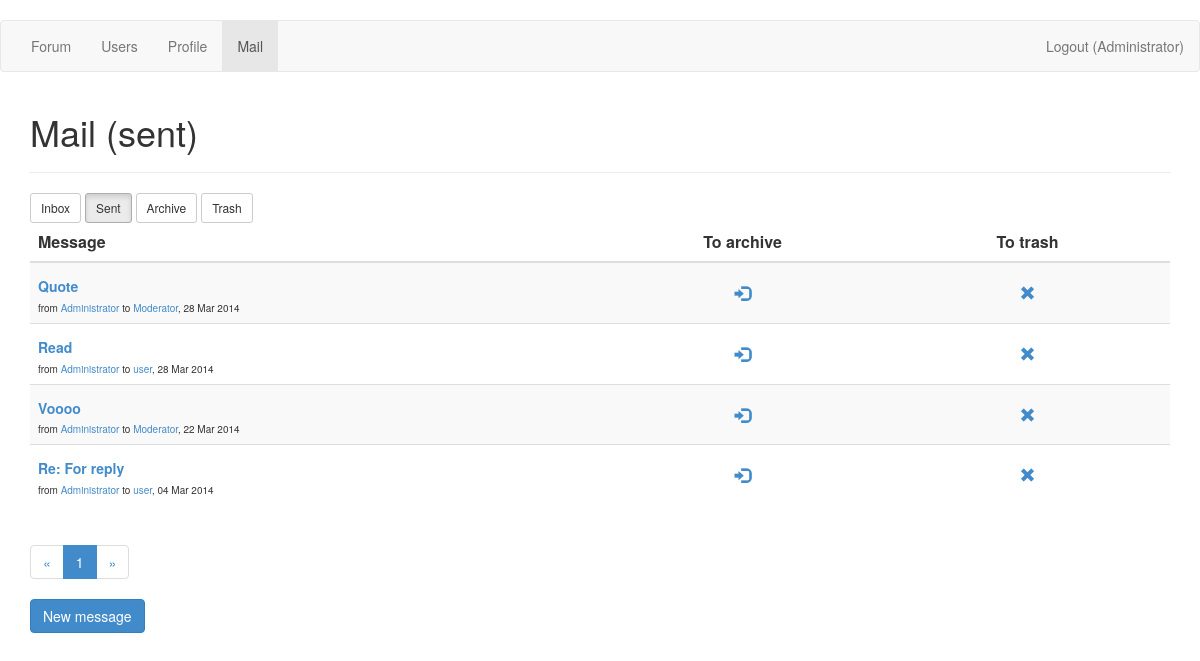
Before: /mailbox?box=sent (signed in) with the older database file.
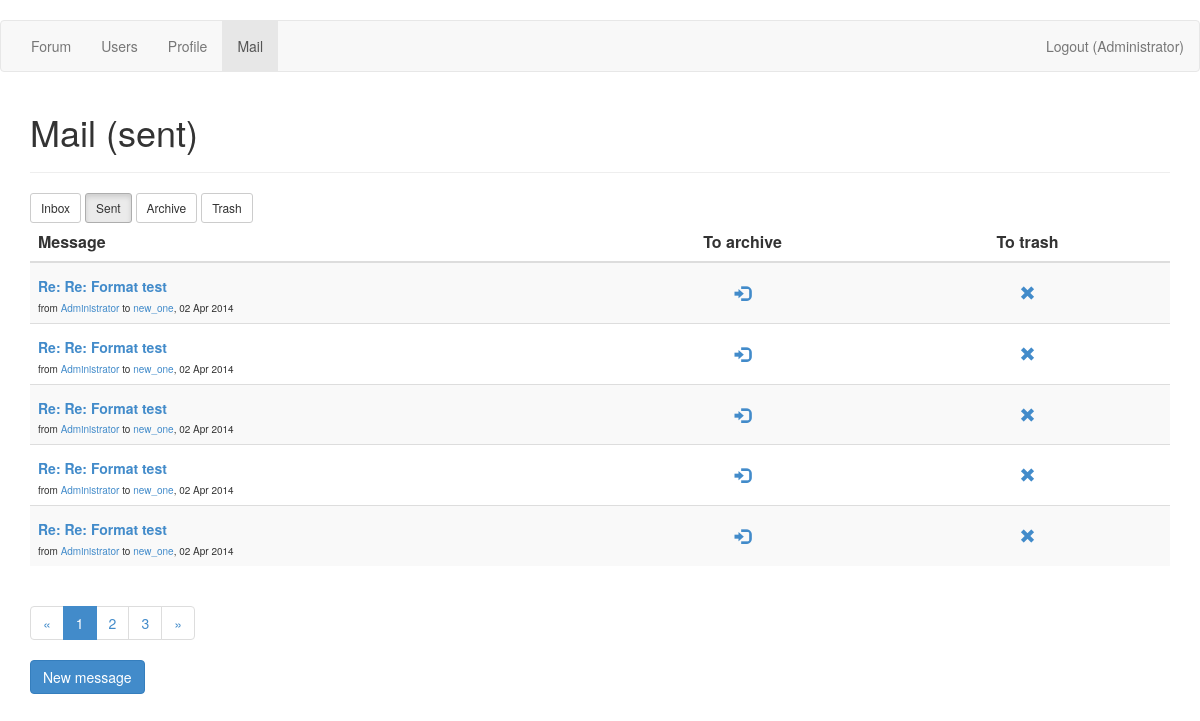
After: the same page with the newer database file.
### app/models.py (models this page shows, shortened)
class Mailbox(db.Model):
    __tablename__ = 'Mailbox'
    id = db.Column(db.Integer, primary_key=True)
    owner_id = db.Column(db.Integer, db.ForeignKey('User.id'))
    owner = db.relationship('User',
        foreign_keys=[owner_id],
        backref=db.backref('mail_all', lazy='dynamic'))
    directory = db.Column(db.Integer, nullable=False)
    sender_id = db.Column(db.Integer, db.ForeignKey('User.id'))
    sender = db.relationship('User',
        foreign_keys=[sender_id],
        backref=db.backref('mail_sent', lazy='dynamic'))
    recipient_id = db.Column(db.Integer, db.ForeignKey('User.id'))
    recipient = db.relationship('User',
        foreign_keys=[recipient_id],
        backref=db.backref('mail_recieved', lazy='dynamic'))
    subject = db.Column(db.Text)
    text = db.Column(db.Text, nullable=False)
    date = db.Column(db.DateTime, default=datetime.utcnow, nullable=False)
    read = db.Column(db.Boolean, default=False)

class User(db.Model):
    __tablename__ = 'User'
    id = db.Column(db.Integer, primary_key=True)
    login = db.Column(db.Text, unique=True, nullable=False)
    password = db.Column(db.Text, nullable=False)
    role = db.Column(db.Integer, default=2, nullable=False)
    email = db.Column(db.Text, nullable=False)
    city = db.Column(db.Text, default='unknown')
    country = db.Column(db.Text, default='unknown')
    db_avatar = db.Column(db.Boolean, default=False)
    topic_count = db.Column(db.Integer, default=0)
    message_count = db.Column(db.Integer, default=0)
    reg_date = db.Column(db.DateTime, default=datetime.utcnow, nullable=False)
    last_seen = db.Column(db.DateTime, default=datetime.utcnow, onupdate=datetime.utcnow, nullable=False)
    def is_authenticated(self):
        return(True)

### app/views.py (the view)
@app.route('/mailbox')
@login_required
def mailbox(page=1, box='inbox'):
    if request.args.get('box'):
        if request.args.get('box') in ['inbox', 'sent', 'archive', 'trash']:
            box = request.args.get('box')
        else:
            abort(404)
    if request.args.get('page'):
        page = int(request.args.get('page'))
    if box == 'inbox':
        messages = current_user.mail_all.filter(Mailbox.directory=='0').\
            order_by(Mailbox.date.desc()).all()
    elif box == 'sent':
        messages = current_user.mail_all.filter(Mailbox.directory=='1').\
            order_by(Mailbox.date.desc()).all()
    elif box == 'archive':
        messages = current_user.mail_all.filter(Mailbox.directory=='2').\
            order_by(Mailbox.date.desc()).all()
    elif box == 'trash':
        messages = current_user.mail_all.filter(Mailbox.directory=='3').\
            order_by(Mailbox.date.desc()).all()
    pagination = Pagination(page, MAIL_PER_PAGE, len(messages))
    return(render_template('mailbox.html',
        user=current_user,
        box=box,
        messages=messages,
        pagination=pagination))

### app/views.py (called while the page is built)
@lm.user_loader
def load_user(id):
    return(User.query.get(int(id)))

    @property
    def pages(self):
        return(int(ceil(float(self.total_count)/self.per_page)))

    @property
    def pages_list(self):
        if self.pages < 4:
            res = range(1, self.pages+1)
        elif self.page < 3 and self.page+2 < self.pages:
            res = range(1, self.page+3)
        elif self.page < 3 and self.page+2 >= self.pages:
            res = range(1, self.pages+1)
        elif self.page > self.pages-3:
            res = range(self.page-2, self.pages+1)
        else:
            res = range(self.page-2, self.page+3)
        return(res)

    @property
    def first(self):
        if self.page == 1:
            return(0)
        else:
            return((self.page-1)*self.per_page)

    @property
    def last(self):
        if self.page == self.pages:
            return(None)
        else:
            return(self.page*self.per_page)

### app/templates/mailbox.html (shortened to what this page needs)
﻿{% extends "base.html" %}
{% block content %}
<h1>Mail ({{box}}) </h1>
<hr>
<div class="row">
    <div class="col-md-12">
        <a class="btn btn-sm btn-default{% if box == 'inbox' %} active{% endif %}" href="{{url_for('mailbox', box='inbox')}}">Inbox</a>
        <a class="btn btn-sm btn-default{% if box == 'sent' %} active{% endif %}" href="{{url_for('mailbox', box='sent')}}">Sent</a>
        <a class="btn btn-sm btn-default{% if box == 'archive' %} active{% endif %}" href="{{url_for('mailbox', box='archive')}}">Archive</a>
        <a class="btn btn-sm btn-default{% if box == 'trash' %} active{% endif %}" href="{{url_for('mailbox', box='trash')}}">Trash</a>
    </div>
</div>
<table class="table table-striped">
    <thead>
        <tr>
            <th class="col-md-6">Message</th>
            <th class="col-md-3 text-center">{% if box in ['archive', 'trash'] %}Restore{% else %}To archive{% endif %}</th>
            <th class="col-md-3 text-center">{% if box == 'trash' %}Delete{% else %}To trash{% endif %}</th>
        </tr>
    </thead>
    <tbody>
        {% for message in messages[pagination.first:pagination.last] %}
        <tr>
            <td>
                <h5><a href="{{url_for('mail_read', message_id=message.id)}}">{% if not message.read %}<i class="glyphicon glyphicon-envelope"></i> {% endif %}{{message.subject}}</a></h5>
                <div class="tiny-text">from <a href="{{url_for('user_profile', user_id=message.sender_id)}}">{{message.sender.login}}</a> to <a href="{{url_for('user_profile', user_id=message.recipient_id)}}">{{message.recipient.login}}</a>, {{message.date.strftime('%d %b %Y')}}</div>
            </td>
            <td class="text-center valign-middle">
                {% if box in ['archive', 'trash'] %}
                <a href="{% if message.sender == user %}{{url_for('mail_move', message_id=message.id, directory=1)}}{% else %}{{url_for('mail_move', message_id=message.id, directory=0)}}{% endif %}"><i class="glyphicon glyphicon-log-out"></i></a>
                {% else %}
                <a href="{{url_for('mail_move', message_id=message.id, directory=2)}}"><i class="glyphicon glyphicon-log-in"></i></a>
                {% endif %}
            </td>
            <td class="text-center valign-middle">
                <a href="{{url_for('mail_move', message_id=message.id, directory=3)}}"><i class="glyphicon glyphicon-remove"></i></a>
            </td>
        </tr>
        {% endfor %}
    </tbody>
</table>
<ul class="pagination">
    <li><a href="{{url_for('mailbox', page=1, box=box)}}">&laquo;</a></li>
    {% for page_number in pagination.pages_list %}
    <li{% if page_number == pagination.page %} class="active"{% endif %}>
        <a href="{{url_for('mailbox', page=page_number, box=box)}}">{{page_number}}</a>
    </li>
    {% endfor %}
    <li><a href="{{url_for('mailbox', page=pagination.pages, box=box)}}">&raquo;</a></li>
</ul>
<br>
<a class="btn btn-primary" href="{{url_for('mail_write')}}">New message</a>
{% endblock %}

Changed rows visible on the page:
no longer on this page (row unchanged): Mailbox: subject "Quote", sender.login "Administrator", recipient.login "Moderator", date "28 Mar 2014"
no longer on this page (row unchanged): Mailbox: subject "Read", sender.login "Administrator", recipient.login "user", date "28 Mar 2014"
no longer on this page (row unchanged): Mailbox: subject "Voooo", sender.login "Administrator", recipient.login "Moderator", date "22 Mar 2014"
no longer on this page (row unchanged): Mailbox: subject "Re: For reply", sender.login "Administrator", recipient.login "user", date "04 Mar 2014"
added Mailbox: subject "Re: Re: Format test", sender.login "Administrator", recipient.login "new_one", date "02 Apr 2014"
added Mailbox: subject "Re: Re: Format test", sender.login "Administrator", recipient.login "new_one", date "02 Apr 2014"
added Mailbox: subject "Re: Re: Format test", sender.login "Administrator", recipient.login "new_one", date "02 Apr 2014"
added Mailbox: subject "Re: Re: Format test", sender.login "Administrator", recipient.login "new_one", date "02 Apr 2014"
added Mailbox: subject "Re: Re: Format test", sender.login "Administrator", recipient.login "new_one", date "02 Apr 2014"
Other visible differences:
new list line: "2"
new list line: "3"
